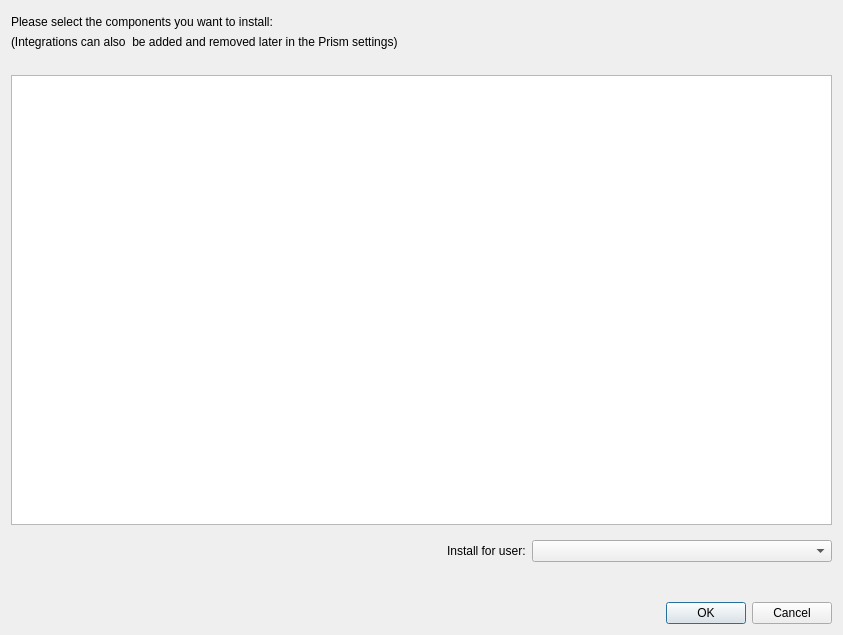
<?xml version="1.0" encoding="UTF-8"?>
<ui version="4.0">
 <class>dlg_InstallList</class>
 <widget class="QDialog" name="dlg_InstallList">
  <property name="geometry">
   <rect>
    <x>0</x>
    <y>0</y>
    <width>843</width>
    <height>635</height>
   </rect>
  </property>
  <property name="windowTitle">
   <string>Select Programs</string>
  </property>
  <layout class="QVBoxLayout" name="verticalLayout">
   <property name="topMargin">
    <number>15</number>
   </property>
   <item>
    <widget class="QLabel" name="label">
     <property name="text">
      <string>Please select the components you want to install:</string>
     </property>
    </widget>
   </item>
   <item>
    <widget class="QLabel" name="label_3">
     <property name="text">
      <string>(Integrations can also  be added and removed later in the Prism settings)</string>
     </property>
    </widget>
   </item>
   <item>
    <spacer name="verticalSpacer_3">
     <property name="orientation">
      <enum>Qt::Vertical</enum>
     </property>
     <property name="sizeType">
      <enum>QSizePolicy::Fixed</enum>
     </property>
     <property name="sizeHint" stdset="0">
      <size>
       <width>20</width>
       <height>20</height>
      </size>
     </property>
    </spacer>
   </item>
   <item>
    <widget class="QTreeWidget" name="tw_components">
     <property name="minimumSize">
      <size>
       <width>0</width>
       <height>450</height>
      </size>
     </property>
     <attribute name="headerVisible">
      <bool>false</bool>
     </attribute>
     <attribute name="headerDefaultSectionSize">
      <number>200</number>
     </attribute>
     <column>
      <property name="text">
       <string>programm</string>
      </property>
     </column>
     <column>
      <property name="text">
       <string>paths</string>
      </property>
     </column>
    </widget>
   </item>
   <item>
    <widget class="QWidget" name="widget" native="true">
     <layout class="QHBoxLayout" name="horizontalLayout">
      <property name="leftMargin">
       <number>0</number>
      </property>
      <property name="rightMargin">
       <number>0</number>
      </property>
      <item>
       <spacer name="horizontalSpacer">
        <property name="orientation">
         <enum>Qt::Horizontal</enum>
        </property>
        <property name="sizeHint" stdset="0">
         <size>
          <width>40</width>
          <height>20</height>
         </size>
        </property>
       </spacer>
      </item>
      <item>
       <widget class="QLabel" name="label_2">
        <property name="text">
         <string>Install for user:</string>
        </property>
       </widget>
      </item>
      <item>
       <widget class="QComboBox" name="cb_users">
        <property name="minimumSize">
         <size>
          <width>300</width>
          <height>0</height>
         </size>
        </property>
        <property name="maximumSize">
         <size>
          <width>300</width>
          <height>16777215</height>
         </size>
        </property>
       </widget>
      </item>
     </layout>
    </widget>
   </item>
   <item>
    <spacer name="verticalSpacer">
     <property name="orientation">
      <enum>Qt::Vertical</enum>
     </property>
     <property name="sizeHint" stdset="0">
      <size>
       <width>20</width>
       <height>40</height>
      </size>
     </property>
    </spacer>
   </item>
   <item>
    <widget class="QDialogButtonBox" name="buttonBox">
     <property name="orientation">
      <enum>Qt::Horizontal</enum>
     </property>
     <property name="standardButtons">
      <set>QDialogButtonBox::Cancel|QDialogButtonBox::Ok</set>
     </property>
    </widget>
   </item>
  </layout>
 </widget>
 <resources/>
 <connections>
  <connection>
   <sender>buttonBox</sender>
   <signal>accepted()</signal>
   <receiver>dlg_InstallList</receiver>
   <slot>accept()</slot>
   <hints>
    <hint type="sourcelabel">
     <x>248</x>
     <y>254</y>
    </hint>
    <hint type="destinationlabel">
     <x>157</x>
     <y>274</y>
    </hint>
   </hints>
  </connection>
  <connection>
   <sender>buttonBox</sender>
   <signal>rejected()</signal>
   <receiver>dlg_InstallList</receiver>
   <slot>reject()</slot>
   <hints>
    <hint type="sourcelabel">
     <x>316</x>
     <y>260</y>
    </hint>
    <hint type="destinationlabel">
     <x>286</x>
     <y>274</y>
    </hint>
   </hints>
  </connection>
 </connections>
</ui>
